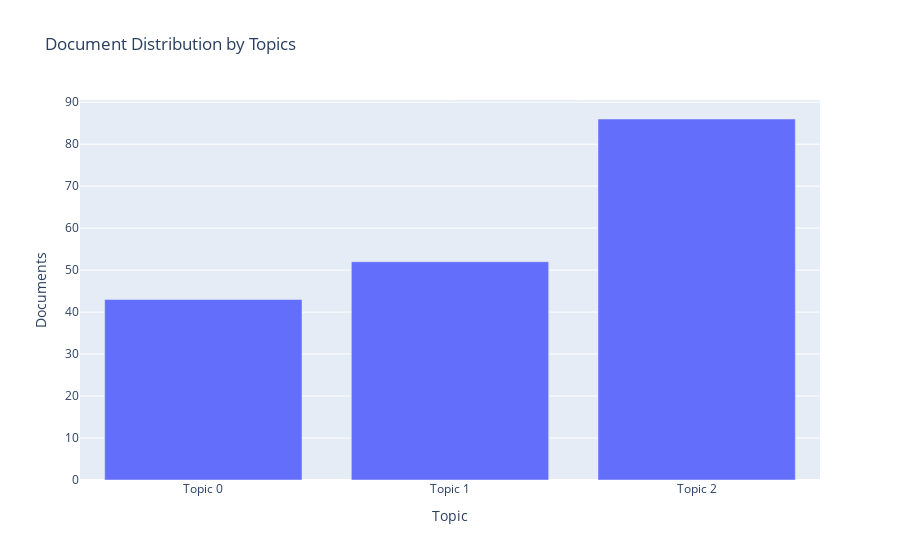

The notebook cell saved with this chart:
### Code cell
Fig1 = plot_model(lda, plot = 'topic_distribution')

### Figure 1 — Plotly figure (JSON) as saved in the notebook; plotly's stock layout.template omitted (floating-point values rounded to 4 significant figures)
{"data": [{"alignmentgroup": "True", "customdata": [["nike, ver, deporte, ropa, persona, correr, hacer, creo, chevere, mensaje"], ["persona, puede, inspira, inspiracion, deportista, hazlo, compra, marca, cuanto, solo"], ["deporte, hacer, ver, ropa, video, marca, vida, siente, final, haciendo"]], "hovertemplate": "Topic=%{x}<br>Documents=%{y}<br>Keyword=%{customdata[0]}<extra></extra>", "legendgroup": "", "marker": {"color": "#636efa", "pattern": {"shape": ""}}, "name": "", "offsetgroup": "", "orientation": "v", "showlegend": false, "textposition": "auto", "type": "bar", "x": ["Topic 0", "Topic 1", "Topic 2"], "xaxis": "x", "y": [43, 52, 86], "yaxis": "y"}], "layout": {"barmode": "relative", "legend": {"tracegroupgap": 0}, "title": {"text": "Document Distribution by Topics"}, "xaxis": {"anchor": "y", "domain": [0, 1], "title": {"text": "Topic"}}, "yaxis": {"anchor": "x", "domain": [0, 1], "title": {"text": "Documents"}}}}
